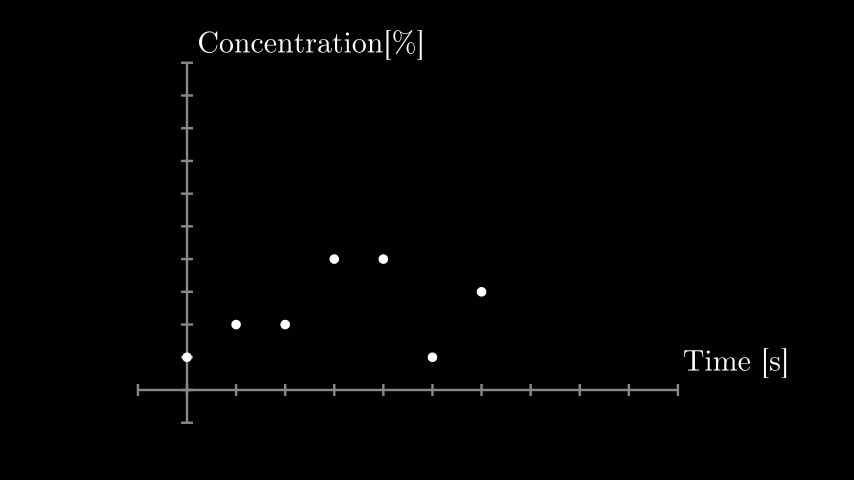

Write Python code to recreate this figure.
from manim import *


class Plot3DataPoints(GraphScene):
    CONFIG = {
        "y_axis_label": r"Concentration[$\%$]",
        "x_axis_label": "Time [s]",
        }

    def construct(self):
        data = [1, 2, 2, 4, 4, 1, 3]
        self.setup_axes(animate=True)
        for time, dat in enumerate(data):
            dot = Dot().move_to(self.coords_to_point(time, dat))
            self.add(dot)
            self.wait(1)
            print(time)
        self.wait()


from pathlib import Path

if __name__ == "__main__":
    script = f"{Path(__file__).resolve()}"
    os.system(f"manim  -l --custom_folders -s -p -c 'BLACK' --config_file 'my_config.cfg' " + script)
